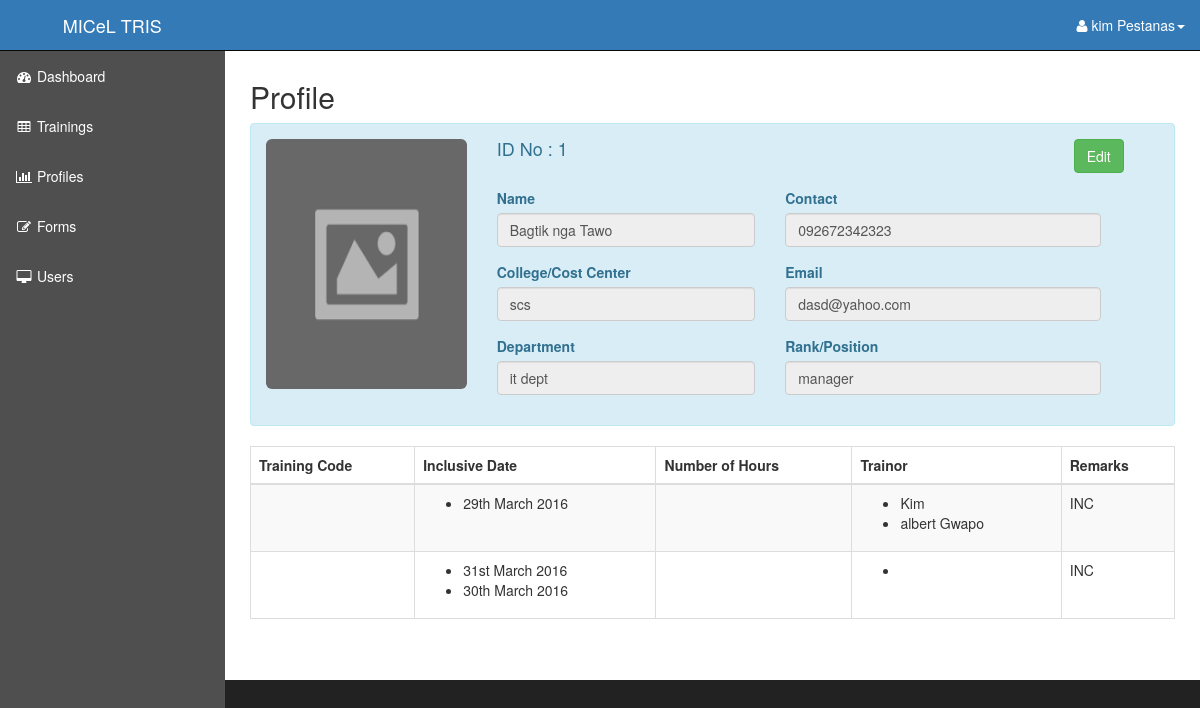
Before: /profile.php?id=1 (signed in) with the older database file.
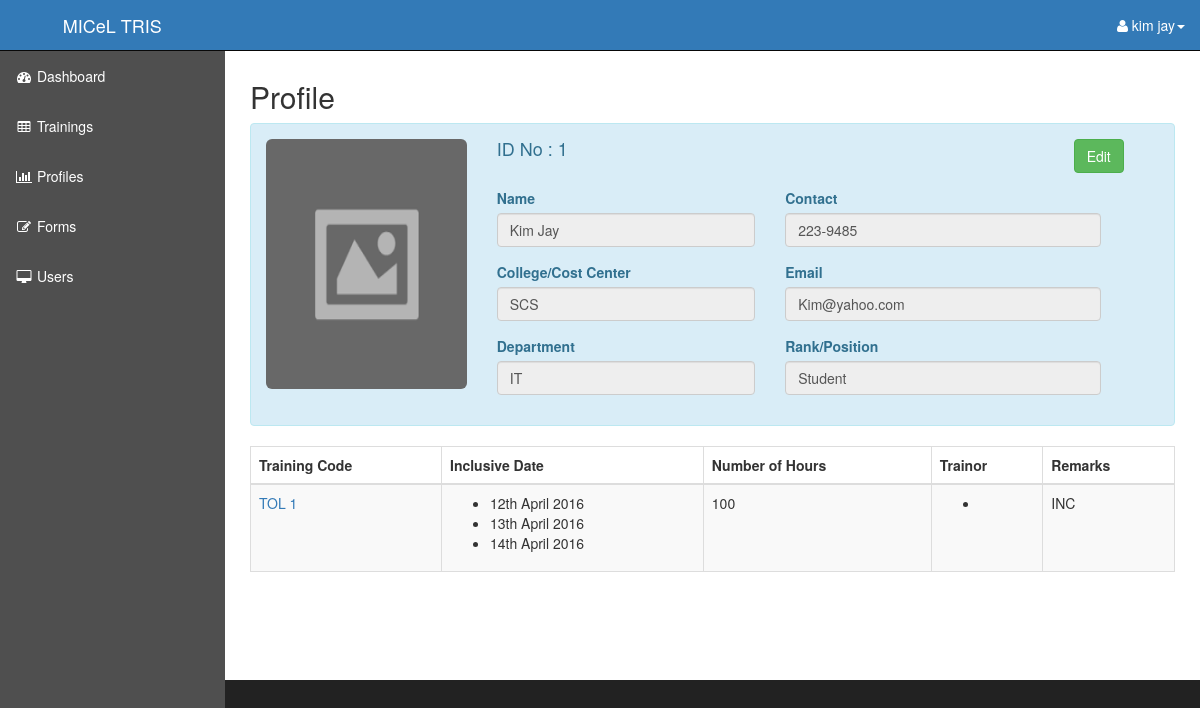
After: the same page with the newer database file.
### tables this page shows
CREATE TABLE IF NOT EXISTS `person_involve` (
  `person_involve_id` int(11) NOT NULL AUTO_INCREMENT,
  `name` varchar(40) DEFAULT NULL,
  `college_center` varchar(40) DEFAULT NULL,
  `dept` varchar(40) DEFAULT NULL,
  `contact` varchar(40) DEFAULT NULL,
  `email` varchar(40) DEFAULT NULL,
  `pos` varchar(40) DEFAULT NULL,
  `image_name` varchar(40) DEFAULT NULL,
  `picture` longblob,
  PRIMARY KEY (`person_involve_id`)
);

CREATE TABLE IF NOT EXISTS `trainings` (
  `training_id` int(11) NOT NULL AUTO_INCREMENT,
  `user_id` int(11) NOT NULL,
  `training_code` varchar(40) DEFAULT NULL,
  `title` varchar(40) DEFAULT NULL,
  `venue` varchar(40) DEFAULT NULL,
  `status` varchar(40) DEFAULT NULL,
  `number_of_hours` int(11) DEFAULT NULL,
  PRIMARY KEY (`training_id`),
  KEY `Users_Trainings` (`user_id`)
);

### lib/profile.php (called while the page is built, shortened)
<?php
if(isset($_GET['id'])){
	$id = $_GET['id'];
	$res = mysql_query("SELECT * FROM `person_involve` WHERE `person_involve_id`=$id ;");
	$row = mysql_fetch_array($res);
	$id_num = $row['person_involve_id'];
	$name = $row['name'];
	$college = $row['college_center'];
	$dept = $row['dept'];
	$contact = $row['contact'];
	$email = $row['email'];
	$pos = $row['pos'];
}
?>

### profile.php (the view, shortened to what this page needs)
<?php
	include('parts/header.php');
	include('lib/profile.php');
?>
        <div id="page-wrapper">
            <div class="container-fluid">
               <div class="row">
						<div class="col-md-12">
							<h2>Profile</h2>
							<div class="alert alert-info">
								<div class="row">
									<form method="post" action="lib/updateProfile.php?id=<?php echo $id_num; ?>" enctype="multipart/form-data">
									<div class="col-md-3">
										<img src="getImage.php?id=<?php echo $id?>" onerror="this.src='img/img.png'" style="width:250px;height:250px;" class="img-rounded img-responsive" />
								  </div>
								  <div class="col-md-9">
										<div class="row">
											<div id="id_numb" >
												<h4>ID No : <?php echo $id_num; ?></h4>
											</div>
											<div  id="button">
												<div class="form-group">
													<button id="edit" type="button" class="btn btn-success">Edit</button>
												</div>
											</div>
											<div class="col-md-5">
												<div class="form-group">
													<label>Name</label>
													<input id="name" value="<?php echo $name; ?>" name="name" type="text" class="form-control">
												</div>
												<div class="form-group">
														<label>College/Cost Center</label>
														<input  id="college"  name="college" value="<?php echo $college; ?>"  type="text" class="form-control">
													</div>
												<div class="form-group">
														<label>Department</label>
														<input id="dept" name="dept" value="<?php echo $dept; ?>"  type="text" class="form-control">
												</div>
											</div>
											<div class="col-md-6">
												<div class="form-group">
													<label>Contact</label>
													<input id="contact" name="contact" value="<?php echo $contact; ?>" type="text" class="form-control">
												</div>
												<div class="form-group">
														<label>Email</label>
														<input id="email" name="email" value="<?php echo $email; ?>"  type="text" class="form-control">
													</div>
												<div class="form-group">
														<label>Rank/Position</label>
														<input id="pos" name="pos" value="<?php echo $pos; ?>"  type="text" class="form-control">
												</div>
											</div>
										</div>
									</form>
									</div>
								</div>
							</div>
							<div class="table-responsive">
								<table class="table table-bordered table-hover table-striped">
									<thead>
										<tr>
										<th>Training Code</th>
										<th>Inclusive Date</th>
										<th>Number of Hours</th>
										<th>Trainor</th>
										<th>Remarks</th>
										</tr>
									</thead>
								<tbody>
								<?php include('lib/profile_trainings_attended.php');?>
								</tbody>
								</table>
							</div>
						</div>
               </div>
				</div>
         </div>
</body>
</html>

### parts/header.php (shortened to what this page needs)
<!DOCTYPE html>
<html lang="en">
<head>
	<link href="css/bootstrap.min.css" rel="stylesheet">
	<link href="css/sb-admin.css" rel="stylesheet">
	<link href="css/plugins/morris.css" rel="stylesheet">
	<link href="font-awesome/css/font-awesome.min.css" rel="stylesheet" type="text/css">
</head>
<body>
    <div id="wrapper">
        <nav class="navbar navbar-inverse navbar-fixed-top" role="navigation">
            <div class="navbar-header">
                <a class="navbar-brand" href="index.php">MICeL TRIS</a>
            </div>
            <ul class="nav navbar-right top-nav">
                <li class="dropdown">
                    <a href="#" class="dropdown-toggle" data-toggle="dropdown"><i class="fa fa-user"></i> <?php echo $_SESSION['fullname'];?><b class="caret"></b></a>
                </li>
            </ul>
            <div class="collapse navbar-collapse navbar-ex1-collapse">
                <ul class="nav navbar-nav side-nav">
                    <li>
                        <a href="index.php"><i class="fa fa-fw fa-dashboard"></i> Dashboard</a>
                    </li>
                    <li>
                        <a href="trainings.php"><i class="fa fa-fw fa-table"></i> Trainings</a>
                    </li>
                    <li>
                        <a href="profiles.php"><i class="fa fa-fw fa-bar-chart-o"></i> Profiles</a>
                    </li>
                    <li>
                        <a href="#"><i class="fa fa-fw fa-edit"></i> Forms</a>
                    </li>
                    <li>
                        <a href="#"><i class="fa fa-fw fa-desktop"></i> Users</a>
                    </li>
                </ul>
            </div>
        </nav>

### lib/profile_trainings_attended.php (shortened to what this page needs)
<?php
$res = mysql_query("
				SELECT t1.`training_id`,IFNULL(t2.`Trainor`,'')  as `Trainor`,t1.`Dates`, t1.`training_code`,  t1.`number_of_hours`,t1.`status`
				 FROM
				 ( SELECT `trainings`.`training_id`,`training_code`, `number_of_hours`, `training_details`.`status` ,GROUP_CONCAT(`date`) as `Dates`
				 FROM `training_schedule`,`trainings`,`training_details`
				 WHERE
					`training_schedule`.`training_id` = `trainings`.`training_id` AND
					`training_details`.`training_id` = `trainings`.`training_id` AND
					`training_details`.`person_involve_id` = $id
				 GROUP BY `trainings`.`training_id`) t1
				 LEFT JOIN
				 ( SELECT `training_team`.`training_id`,GROUP_CONCAT(`name`) as `Trainor`
				 FROM `training_team`,`person_involve`
				 WHERE
					`training_team`.`person_involve_id` = `person_involve`.`person_involve_id` AND
					`training_team`.`role_id` = 3
				 GROUP BY `training_team`.`training_id`) t2
				 ON
				 t1.`training_id` = t2.`training_id`
");
while ($row = mysql_fetch_assoc($res)) {
	echo "<tr>
		<td><a href=./attendance.php?id=".$row['training_id'].">".$row['training_code']."</td>
		<td>".convertDate($row['Dates'])."</td>
		<td>".$row['number_of_hours']."</td>
		<td>".listItem($row['Trainor'])."</td>
		<td>".$row['status']."</td>
	</tr>";
}
function convertDate($d){
	$dates = explode(",",$d);
	$convert = "<ul>";
	foreach($dates as $newDate){
		$convert = $convert."<li>".date("dS F Y ",strtotime($newDate))."</li>";
	}
	$convert .= "</ul>";
	return $convert;
}
function listItem($d){
	$list = explode(",",$d);
	$convert = "<ul>";
	foreach($list as $l){
		$convert = $convert."<li>".$l."</li>";
	}
	$convert .= "</ul>";
	return $convert;
}
?>

### css/sb-admin.css (style rules this page uses)
body { margin-top: 100px; background-color: #222; }
@media (min-width:768px) { body { margin-top: 50px; } }
#wrapper { padding-left: 0; }
#page-wrapper { width: 100%; padding: 0; background-color: #fff; }
@media (min-width:768px) { #wrapper { padding-left: 225px; } }
@media (min-width:768px) { #page-wrapper { padding: 10px; min-height: 630px; } }
.top-nav { padding: 0 15px; }
.top-nav>li { display: inline-block; float: left; }
.top-nav>li>a { padding-top: 15px; padding-bottom: 15px; line-height: 20px; color: white; }
@media (min-width:768px) { .side-nav { position: fixed; top: 51px; left: 225px; width: 225px; margin-left: -225px; border: none; border-radius: 0; overflow-y: auto; background-color: rgb(79,79,79); bottom: 0; overflow-x: hidden; padding-bottom: 40px; } }
@media (min-width:768px) { .side-nav>li>a { width: 225px; } }

Changed rows visible on the page:
removed trainings: newDate "29th March 2016", l "Kim albert Gwapo", status "INC"
removed trainings: newDate "31st March 2016 30th March 2016", status "INC"
changed person_involve id 1: name "Bagtik nga Tawo" → "Kim Jay"; college "scs" → "SCS"; dept "it dept" → "IT"; contact "092672342323" → "223-9485"; email "dasd@yahoo.com" → "Kim@yahoo.com"; pos "manager" → "Student"
added trainings: training_code "TOL 1", newDate "12th April 2016 13th April 2016 14th April 2016", number_of_hours "100", status "INC"
Other visible differences:
$_SESSION['fullname']: "kim Pestanas" → "kim jay"
